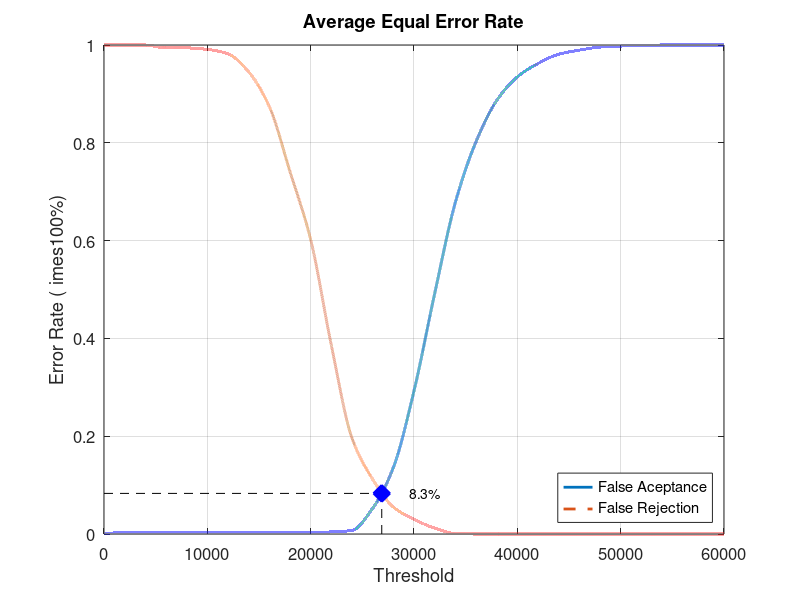
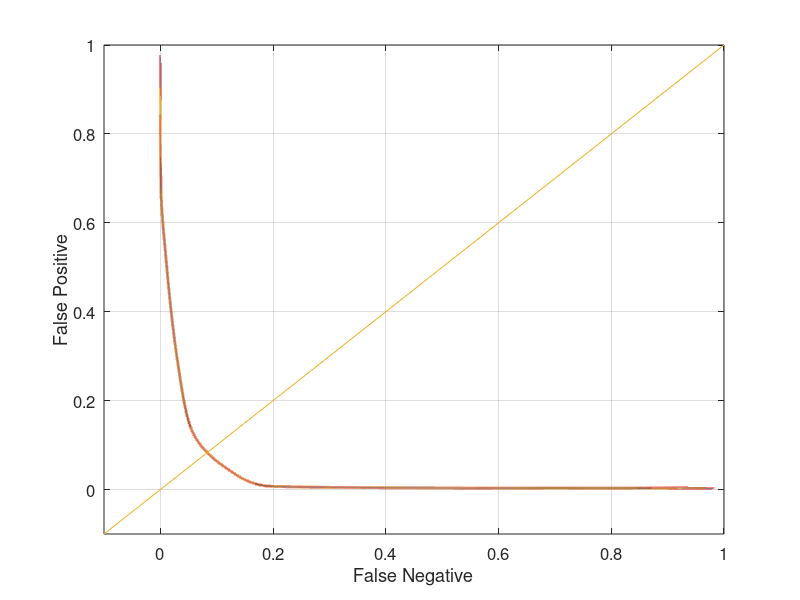

Write MATLAB code to recreate these figures, in order.
close all;
clear;
clc;
x = 0:2000:60000;
xq = 0:0.5:60000;

y0 = [0 0.0031579 0.0031579 0.0031579 0.0031579 0.0031579 0.0031579 0.0031579 0.0031579 0.0031579 0.0031579 0.00421053 0.00736842 0.0526316 0.135789 0.292632 0.491579 0.677895 0.802105 0.886316 0.934737 0.962105 0.981053 0.989474 0.99579 0.997895 0.998947 1 1 1 1]
yy0 = interp1(x, y0, xq, 'pchip');
y1 = [1 1 1 0.994 0.994 0.991 0.982 0.945 0.874 0.741 0.602 0.386 0.196 0.112 0.055 0.03 0.012 0.001 0 0 0 0 0 0 0 0 0 0 0 0 0]
yy1 = interp1(x, y1, xq, 'pchip');

% Calculating EER: 
y2 = abs(y0 - y1);
find(y2 == min(y2))
yy2 = abs(yy0 - yy1);
xEER = find(yy2 == min(yy2));
xEERIndex = xq(xEER) % X-axis EER
yEER = yy0(xEER) % Y-axis EER

main = figure
plot(xq, yy0,'-','LineWidth', 2);	hold on
plot(xq, yy1,'--','LineWidth', 2);	hold on
plot([xEERIndex xEERIndex], [0 yEER], 'k--');	hold on
plot([0 xEERIndex], [yEER yEER], 'k--');	hold on
plot(xEERIndex, yEER, 'bx', 'LineWidth', 10);	hold on
text(xEERIndex + 10 * xEERIndex / 100, yEER, [num2str(round((10000 * yEER)) / 100) '%'])
legend('False Aceptance', 'False Rejection', 'Location', 'SouthEast')
xlabel('Threshold')
ylabel('Error Rate (	imes100%)')
title('Average Equal Error Rate')
set(gca, 'FontSize', 12)
axis([0 60000 0 1])
grid on

print(main, 'Database3AverageMain', '-dpng');
FNRxFPR = figure('Color', [1 1 1]);
plot(yy1, yy0, '-', yy1, yy0, 'LineWidth', 2);
hold on
y = -0.1:0.1:1
plot(y, y); 
set(gca, 'FontSize', 12)
xlabel('False Negative')
ylabel('False Positive')
axis([-0.1 1 -0.1 1])
set(gca, 'FontSize', 12)
grid on

print(FNRxFPR, 'Database3AverageFNRxFPR','-dpng');
